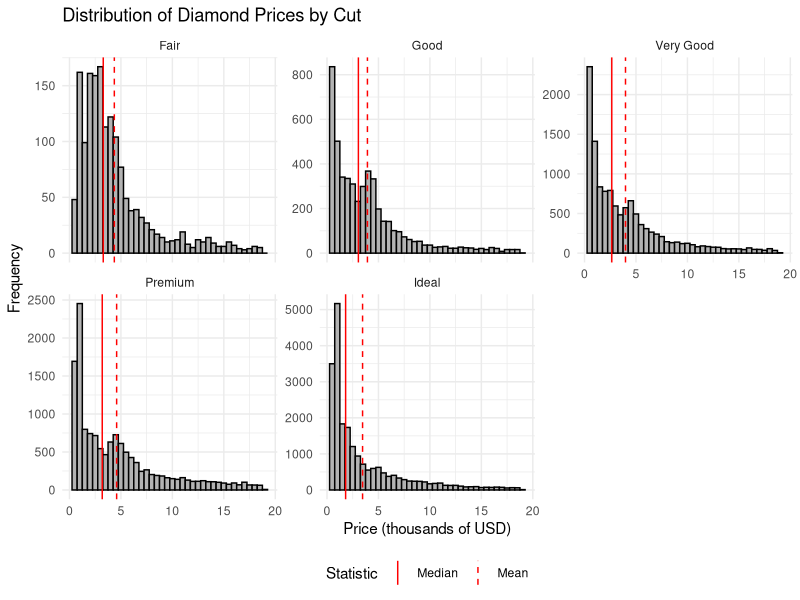
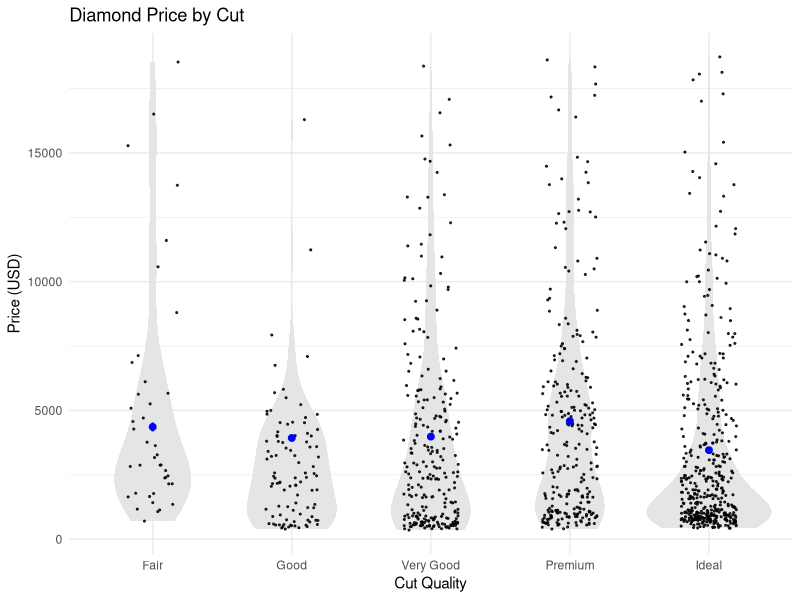

These charts were generated, in order, by the following R code:
## ---- chunk 1
# load packages ------------------------------

library(tidyverse)
## ---- chunk 2
# summarize price by cut ---------------------

diamond_summary <- 
  diamonds %>%
  group_by(cut) %>%
  summarize(
    median_price = median(price, na.rm = TRUE),
    mean_price = mean(price, na.rm = TRUE),
    std_dev_price = sd(price, na.rm = TRUE),
    sample_size = sum(!is.na(price)),
    std_err_mean = std_dev_price / sqrt(sample_size),
    t_crit = qt(0.975, df = sample_size - 1),
    ci_mean_lower = mean_price - t_crit * std_err_mean,
    ci_mean_upper = mean_price + t_crit * std_err_mean,
    chi2_lower = qchisq(0.975, df = sample_size - 1),
    chi2_upper = qchisq(0.025, df = sample_size - 1),
    ci_sd_lower = sqrt((sample_size - 1) * std_dev_price^2 / chi2_lower),
    ci_sd_upper = sqrt((sample_size - 1) * std_dev_price^2 / chi2_upper)
  ) |> 
  print()
## ---- chunk 3
# Faceted histograms ------------------------

# Prepare a long-format data frame for 
#   vertical lines
diamond_lines <- 
  diamond_summary |> 
  select(cut, mean_price, median_price) |> 
  pivot_longer(
    cols = c(mean_price, median_price),
    names_to = "statistic",
    values_to = "value"
  ) |> 
  mutate(
    # make the statistic names readable
    statistic = recode(
      statistic,
      median_price = "Median",
      mean_price = "Mean",
    ),
    # ensure order in legend
    statistic = factor(   
      statistic, 
      levels = c("Median", "Mean")
    )
  ) |> 
  print()


# Create the plot
ggplot(diamonds, aes(x = price / 1000)) +
  geom_histogram(binwidth = 0.5, fill = "gray70", color = "black") +
  geom_vline(
    data = diamond_lines,
    aes(xintercept = value / 1000, linetype = statistic),
    color = "red",
    show.legend = TRUE
  ) +
  scale_linetype_manual(values = c("Mean" = "dashed", "Median" = "solid")) +
  facet_wrap(~ cut, scales = "free_y") +
  labs(
    title = "Distribution of Diamond Prices by Cut",
    x = "Price (thousands of USD)",
    y = "Frequency",
    linetype = "Statistic"
  ) +
  theme_minimal() +
  theme(legend.position = "bottom")

## ---- chunk 4
# Strip plot with violin and means ----------
diamonds |> 
  sample_frac(.02) |> # only for big data sets
  ggplot(aes(x = cut, y = price)) +
  geom_violin(fill = "gray90", color = NA) +
  geom_jitter(
    width = 0.2, alpha = 0.8, size = 0.4
  ) +
  geom_linerange(
    data = diamond_summary,
    aes(x = cut, y = NULL,
        ymin = ci_mean_lower, 
        ymax = ci_mean_upper),
    color = "blue",
    linewidth = 0.8
  ) +
  geom_point(
    data = diamond_summary,
    aes(x = cut, y = mean_price),
    color = "blue",
    size = 2
  ) +
  labs(
    title = "Diamond Price by Cut",
    x = "Cut Quality",
    y = "Price (USD)"
  ) +
  theme_minimal()
